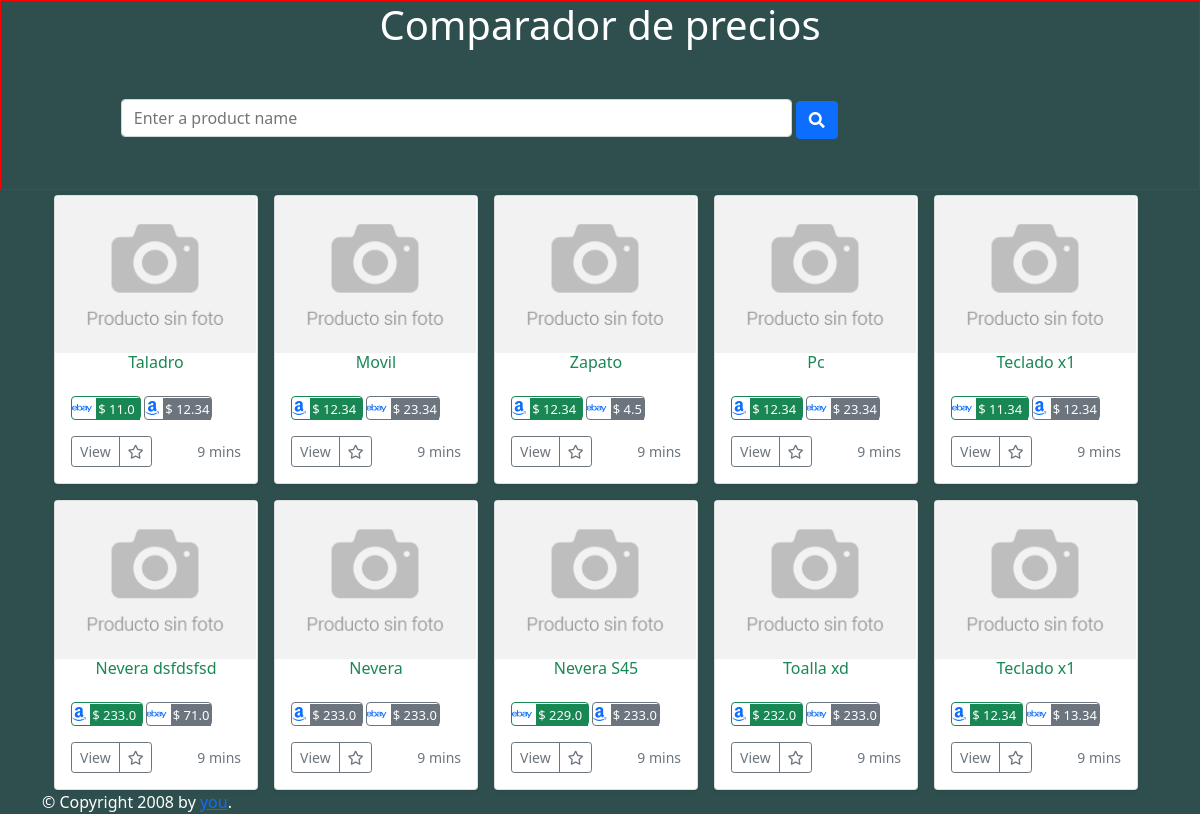
Page /products on the committed database.
### app.py (models this page shows, shortened)
class Producto(db.Model):
    __tablename__ = "producto"
    id=db.Column(db.Integer,primary_key=True)
    name=db.Column(db.String,nullable=False)
    asin=db.Column(db.String(10))
    epid=db.Column(db.String(10))
    am_price = db.Column(db.Float)
    eb_price = db.Column(db.Float)
    img_url = db.Column(db.String)

### app.py (the view)
@app.route('/products')
def Prod():
    product=Producto.query.order_by(Producto.id.desc()).all()
    return render_template('producto.html',products=prod2json(product))

### app.py (called while the page is built)
def prod2json(products):
    prod = []
    for product in products:
        temp = {
            'id': str(product.id),
            'name': product.name,
            'asin': product.asin,
            'epid': product.epid,
            'price': {
                'amazon':str(product.am_price),
                'ebay':	str(product.eb_price)
                },
            'img_url': str(product.img_url),
            'same_price': str(product.am_price) == str(product.eb_price)
        }
        prod.append(temp)
    return list(prod)

### templates/producto.html (shortened to what this page needs)
{% extends 'base1.html' %}
{% block content %}
<div class="container">
    <div class="row row-cols-1 row-cols-sm-2 row-cols-md-3 g-3">
        {% for p in products %}
        <div class="col" style="width:220px">
            <div class="card shadow-sm">
                <img src="{{ p['img_url'] }}" class="" alt="...">
                <h6 class="prod-title text-success"> {{ p.name }} </h5>
                    <div class="card-body">
                        <p class="card-text">
                            {% for key,price in p.price|dictsort(false, 'value') %}
                            {% if not p['same_price'] %}
                            {% if loop.first %}
                            <span class="rounded border-success">
                                <a class="link-success" href="#"><i class="fab fa-{{key}}"></i></a>
                                <span class="bg-success text-white prod-price"> $ {{p.price[key]}} </span>
                            </span>
                            {% endif %}
                            {% if loop.last %}
                            <span class="rounded border-secondary">
                                <a class="link-secondary" href="#"><i class="fab fa-{{key}}"></i></a>
                                <span class="bg-secondary text-white prod-price"> $ {{p.price[key]}} </span>
                            </span>
                            {% endif %}
                            {% else %}
                            <span class="rounded border-secondary">
                                <a class="link-secondary" href="#"><i class="fab fa-{{key}}"></i></a>
                                <span class="bg-secondary text-white prod-price"> $ {{p.price[key]}} </span>
                            </span>
                            {% endif%}
                            {% endfor %}
                        </p>
                        <div class="d-flex justify-content-between align-items-center">
                            <div class="btn-group">
                                <button type="button" class="btn btn-sm btn-outline-secondary">View</button>
                                <button type="button" class="btn btn-sm btn-outline-secondary">
                                    <i class="far fa-star"></i></button>
                            </div>
                            <small class="text-muted">9 mins</small>
                        </div>
                    </div>
            </div>
        </div>
        {% endfor %}
    </div>
</div>
{% endblock %}

### templates/base1.html (shortened to what this page needs)
<!DOCTYPE HTML PUBLIC "-//W3C//DTD HTML 4.01//EN">
<html lang="en">
<html xmlns="http://www.w3.org/1999/xhtml">
<head>
    {% block head %}
    <link rel="stylesheet" href="../static/css/bootstrap.min.css">
    <link rel="stylesheet" href="../static/css/fontawesome.min.css">
    <link rel="stylesheet" href="../static/css/main.css">
    {% endblock %}
</head>
<body>
    <header>
        <center>
            <h1>Comparador de precios</h1>
        </center>
        <div class="form">
            <form action="/add" method="post">
                <input type="text" placeholder="Enter a product name" class="inline" name="task" required />
                <button type="submit" value="Buscar" class="btn btn-primary"><i class="fa fa-search"></i></button>
            </form>
        </div>
    </header>
    <div class="container">
        <div id="content">{% block content %}{% endblock %}</div>
        <div id="footer">
            {% block footer %}
            &copy; Copyright 2008 by <a href="http://domain.invalid/">you</a>.
            {% endblock %}
        </div>
    </div>
</body>

### static/css/main.css (style rules this page uses)
body { background-color: darkslategrey; color: white; }
header { border:1px solid red; }
.form { width:80%; margin:50px auto; }
.container { margin-top: 5px; }
.inline { display:inline-flex; width: 70%; padding: .375rem .75rem; font-size: 1rem; font-weight: 400; line-height: 1.5; color: #212529; background-color: #fff; background-clip: padding-box; border: 1px solid #ced4da; -webkit-appearance: none; -moz-appearance: none; appearance: none; border-radius: .25rem; transition: border-color .15s ease-in-out, box-shadow .15s ease-in-out; }
.prod-title { color: var(--bs-success); font-size:medium; text-align: center; }
.prod-price { font-size: small; vertical-align: text-bottom; padding: 2px 2px; }
.link-success i { color: var(--bs-primary) }
.link-secondary i { color: var(--bs-primary) }
.border-success { border: 1px solid var(--bs-success); color: var(--bs-success); overflow: hidden; margin-right: 3px; }
.border-secondary { border: 1px solid var(--bs-secondary); color: var(--bs-secondary); overflow: hidden; margin-right: 3px; }

### rows in the picture
Producto: img_url (placeholder picture), name "Taladro", price "11.0", price "12.34"
Producto: img_url (placeholder picture), name "Movil", price "12.34", price "23.34"
Producto: img_url (placeholder picture), name "Zapato", price "12.34", price "4.5"
Producto: img_url (placeholder picture), name "Pc", price "12.34", price "23.34"
Producto: img_url (placeholder picture), name "Teclado x1", price "11.34", price "12.34"
Producto: img_url (placeholder picture), name "Nevera dsfdsfsd", price "233.0", price "71.0"
Producto: img_url (placeholder picture), name "Nevera", price "233.0" "233.0"
Producto: img_url (placeholder picture), name "Nevera S45", price "229.0", price "233.0"
Producto: img_url (placeholder picture), name "Toalla xd", price "232.0", price "233.0"
Producto: img_url (placeholder picture), name "Teclado x1", price "12.34", price "13.34"
